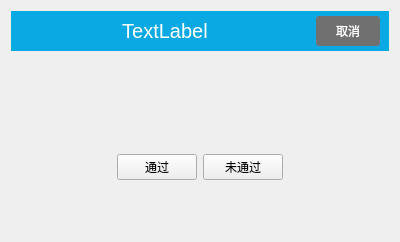
<?xml version="1.0" encoding="UTF-8"?>
<ui version="4.0">
 <class>TestWizard</class>
 <widget class="QWidget" name="TestWizard">
  <property name="geometry">
   <rect>
    <x>0</x>
    <y>0</y>
    <width>400</width>
    <height>242</height>
   </rect>
  </property>
  <property name="windowTitle">
   <string>Form</string>
  </property>
  <layout class="QGridLayout" name="gridLayout">
   <item row="0" column="0">
    <widget class="QWidget" name="widget_background" native="true">
     <layout class="QVBoxLayout" name="verticalLayout">
      <property name="leftMargin">
       <number>0</number>
      </property>
      <property name="topMargin">
       <number>0</number>
      </property>
      <property name="rightMargin">
       <number>0</number>
      </property>
      <property name="bottomMargin">
       <number>0</number>
      </property>
      <item>
       <widget class="QWidget" name="widgetTitle" native="true">
        <property name="minimumSize">
         <size>
          <width>0</width>
          <height>40</height>
         </size>
        </property>
        <property name="styleSheet">
         <string notr="true">#widgetTitle
{
    background-color: #0AA9E3;
}
</string>
        </property>
        <layout class="QHBoxLayout" name="horizontalLayout">
         <property name="topMargin">
          <number>0</number>
         </property>
         <property name="bottomMargin">
          <number>0</number>
         </property>
         <item>
          <widget class="QLabel" name="labelTitle">
           <property name="sizePolicy">
            <sizepolicy hsizetype="Preferred" vsizetype="Preferred">
             <horstretch>1</horstretch>
             <verstretch>0</verstretch>
            </sizepolicy>
           </property>
           <property name="styleSheet">
            <string notr="true">font: 20px;
color: #FFFFFF;</string>
           </property>
           <property name="text">
            <string>TextLabel</string>
           </property>
           <property name="alignment">
            <set>Qt::AlignCenter</set>
           </property>
          </widget>
         </item>
         <item>
          <widget class="QPushButton" name="pushButtonCancel">
           <property name="styleSheet">
            <string notr="true">QPushButton
{
    outline: 0px;
    border: 0px;
    border-radius: 3px;
    padding-left: 20px;
    padding-right: 20px;
    min-width: 0px;
    min-height: 30px;
    color: #FFFFFF;
    background-color: #707070;
}
QPushButton:hover
{
    background-color: #ff0000;
}</string>
           </property>
           <property name="text">
            <string>取消</string>
           </property>
          </widget>
         </item>
        </layout>
       </widget>
      </item>
      <item>
       <widget class="QWidget" name="widget" native="true">
        <property name="sizePolicy">
         <sizepolicy hsizetype="Preferred" vsizetype="Preferred">
          <horstretch>0</horstretch>
          <verstretch>1</verstretch>
         </sizepolicy>
        </property>
        <layout class="QVBoxLayout" name="verticalLayout_2">
         <property name="leftMargin">
          <number>20</number>
         </property>
         <property name="rightMargin">
          <number>20</number>
         </property>
         <property name="bottomMargin">
          <number>20</number>
         </property>
         <item>
          <spacer name="verticalSpacer_2">
           <property name="orientation">
            <enum>Qt::Vertical</enum>
           </property>
           <property name="sizeHint" stdset="0">
            <size>
             <width>20</width>
             <height>33</height>
            </size>
           </property>
          </spacer>
         </item>
         <item>
          <widget class="QLabel" name="labelMessage">
           <property name="text">
            <string/>
           </property>
           <property name="alignment">
            <set>Qt::AlignCenter</set>
           </property>
           <property name="wordWrap">
            <bool>true</bool>
           </property>
          </widget>
         </item>
         <item>
          <spacer name="verticalSpacer_3">
           <property name="orientation">
            <enum>Qt::Vertical</enum>
           </property>
           <property name="sizeHint" stdset="0">
            <size>
             <width>20</width>
             <height>40</height>
            </size>
           </property>
          </spacer>
         </item>
         <item>
          <layout class="QHBoxLayout" name="horizontalLayout_2">
           <item>
            <spacer name="horizontalSpacer">
             <property name="orientation">
              <enum>Qt::Horizontal</enum>
             </property>
             <property name="sizeHint" stdset="0">
              <size>
               <width>40</width>
               <height>20</height>
              </size>
             </property>
            </spacer>
           </item>
           <item>
            <widget class="QPushButton" name="pushButtonPass">
             <property name="text">
              <string>通过</string>
             </property>
            </widget>
           </item>
           <item>
            <widget class="QPushButton" name="pushButtonNotPass">
             <property name="text">
              <string>未通过</string>
             </property>
            </widget>
           </item>
           <item>
            <spacer name="horizontalSpacer_2">
             <property name="orientation">
              <enum>Qt::Horizontal</enum>
             </property>
             <property name="sizeHint" stdset="0">
              <size>
               <width>40</width>
               <height>20</height>
              </size>
             </property>
            </spacer>
           </item>
          </layout>
         </item>
         <item>
          <spacer name="verticalSpacer">
           <property name="orientation">
            <enum>Qt::Vertical</enum>
           </property>
           <property name="sizeHint" stdset="0">
            <size>
             <width>20</width>
             <height>33</height>
            </size>
           </property>
          </spacer>
         </item>
        </layout>
       </widget>
      </item>
     </layout>
    </widget>
   </item>
  </layout>
 </widget>
 <resources/>
 <connections/>
</ui>
